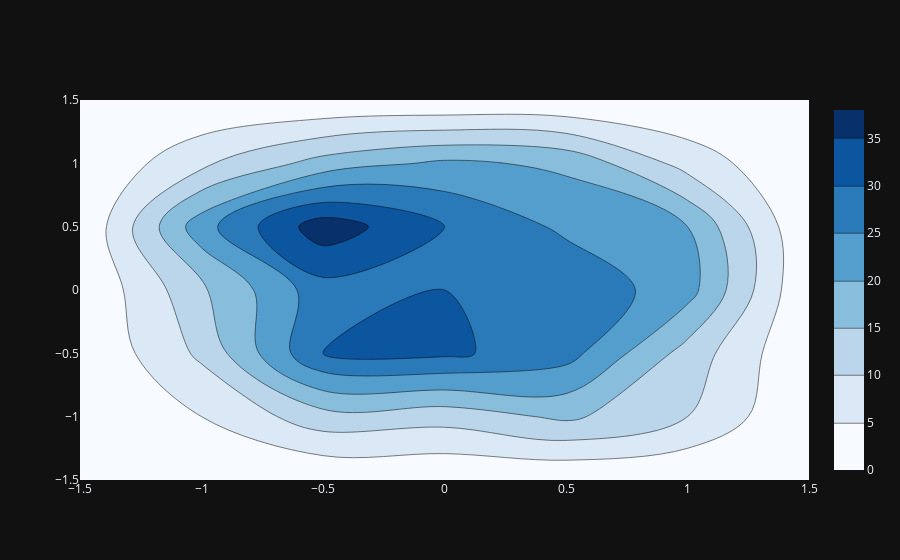

Write notebook code for a chart like this one.
### Code cell
import plotly.graph_objects as go

import numpy as np

x = np.random.uniform(-1, 1, size=500)
y = np.random.uniform(-1, 1, size=500)

fig = go.Figure(go.Histogram2dContour(
        x = x,
        y = y,
        colorscale = 'Blues'
))

fig.show()

### Figure 1 — Plotly figure (JSON) as saved in the notebook; plotly's stock layout.template omitted (floating-point values rounded to 4 significant figures; data arrays with more than 128 entries replaced by an {"elided": "..."} marker saying what was removed)
{"data": [{"colorscale": [[0.0, "rgb(247,251,255)"], [0.125, "rgb(222,235,247)"], [0.25, "rgb(198,219,239)"], [0.375, "rgb(158,202,225)"], [0.5, "rgb(107,174,214)"], [0.625, "rgb(66,146,198)"], [0.75, "rgb(33,113,181)"], [0.875, "rgb(8,81,156)"], [1.0, "rgb(8,48,107)"]], "x": {"elided": "500 float values"}, "y": {"elided": "500 float values"}, "type": "histogram2dcontour"}], "layout": {}}
